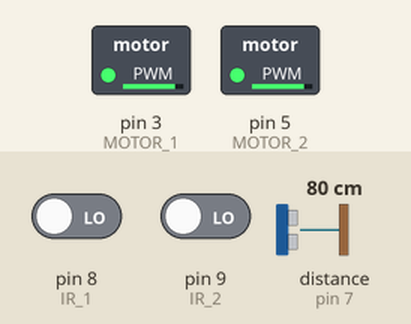
The sketch below on a simulated Arduino Uno, built with avr-gcc and run on an emulated ATmega328P. Parts: switched loads named in the sketch (green lamp = pin HIGH). Inputs (shaded band) come from the test bench; at power-on: pin 8 (IR_1) LOW, pin 9 (IR_2) LOW, distance to the obstacle (sensor on pin 7) 80 cm. The echo pulse lasts 58.3 µs per cm.

Above: at 0.1 s.
Timing chart, 0 to 1.6 s (numbered marks = the images above):
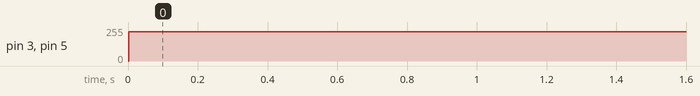

Measured:
- by itself, pin 3 (MOTOR_1), pin 5 (MOTOR_2): 0/255 → 220/255 at 0.00 s

The sketch:

summo_bot.ino
```cpp
/*

  Keep me inside the black circle
  It uses ping library for easy control of ultrasonic sensor

*/
#include "NewPing.h" // library for ultrasonic sensor(easy ping)

#define IR_1 8          //First Ir pin
#define IR_2 9          //second ir pin
#define TRIGGER_PIN 6   //trigger pin of ultrasonic sensor
#define ECHO_PIN 7      //echo pin of ultrasonic sensor
#define MOTOR_1 3      // use pmw arduino board pins for left side motor
#define MOTOR_2 5      // use pmw arduino board pins for right side motor

// Maximum distance we want to ping for (in centimeters).
//maximum distance to ping is 400cm, minimum is 2cm

#define MAX_DISTANCE 30 // this is the max distance, the sensor should detect


//Creating NewPing object(ultrassonic) by setting  pins and maximum distance.
NewPing ultrasonic(TRIGGER_PIN, ECHO_PIN, MAX_DISTANCE);
float distance;

bool is_left = true;
void setup() {
  // put your setup code here, to run once:
  pinMode(IR_1, INPUT);
  pinMode(IR_2, INPUT);
  pinMode(MOTOR_1, OUTPUT);
  pinMode(MOTOR_1, OUTPUT);

//  move_around();

}

void loop() {
  // put your main code here, to run repeatedly:

  bool ir_1_in_circle = read_IR_1();
  bool ir_2_in_circle = read_IR_2();

  while (ir_1_in_circle || ir_2_in_circle) {

    distance = ultrasonic.ping_cm();

    if (distance >= 2 || distance <= MAX_DISTANCE) {
      attack();
    } else {
      move_forward();
    }
  }

  //trying to bring him back to the circle
//  if (is_left) {
//    move_left();
//    is_left = false;
//  } else {
//    move_right();
//  }

}


//black color doesn't reflect IR
bool read_IR_1() {
  if (digitalRead(IR_1)) {
    return false;
  } else {
    return true;
  }
}


bool read_IR_2() {
  if (digitalRead(IR_2)) {
    return false;
  } else {
    return true;
  }
}


//attack func
void attack() {
  //speed values can be changed to meet the requirement
  analogWrite(MOTOR_1, 220);
  analogWrite(MOTOR_2, 220);

}

void move_forward() {
  //speed values can be changed to meet the requirement
  analogWrite(MOTOR_1, 180);
  analogWrite(MOTOR_2, 180);

}

void move_around() {
  //speed values can be changed to meet the requirement
  analogWrite(MOTOR_1, 150);
  analogWrite(MOTOR_2, 150);

}

void move_left() {
  //speed values can be changed to meet the requirement
  analogWrite(MOTOR_1, 200);
  analogWrite(MOTOR_2, 100);

}

void move_right() {
  //speed values can be changed to meet the requirement
  analogWrite(MOTOR_1, 100);
  analogWrite(MOTOR_2, 200);

}


//For more info check me at jovinerobotics@gmail.com
```
